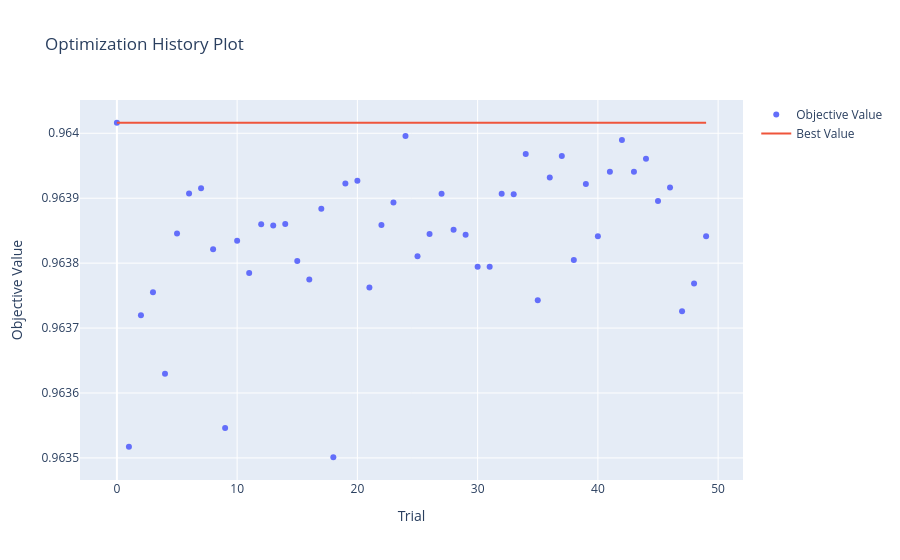

This figure's notebook cell:
### Code cell
try:
    fig = optuna.visualization.plot_optimization_history(study)
    fig.show()
except NameError:
    print("Optuna wasn't run")

### Figure 1 — Plotly figure (JSON) as saved in the notebook; plotly's stock layout.template omitted (floating-point values rounded to 4 significant figures)
{"data": [{"mode": "markers", "name": "Objective Value", "type": "scatter", "x": [0, 1, 2, 3, 4, 5, 6, 7, 8, 9, 10, 11, 12, 13, 14, 15, 16, 17, 18, 19, 20, 21, 22, 23, 24, 25, 26, 27, 28, 29, 30, 31, 32, 33, 34, 35, 36, 37, 38, 39, 40, 41, 42, 43, 44, 45, 46, 47, 48, 49], "y": [0.964, 0.9635, 0.9637, 0.9638, 0.9636, 0.9638, 0.9639, 0.9639, 0.9638, 0.9635, 0.9638, 0.9638, 0.9639, 0.9639, 0.9639, 0.9638, 0.9638, 0.9639, 0.9635, 0.9639, 0.9639, 0.9638, 0.9639, 0.9639, 0.964, 0.9638, 0.9638, 0.9639, 0.9639, 0.9638, 0.9638, 0.9638, 0.9639, 0.9639, 0.964, 0.9637, 0.9639, 0.964, 0.9638, 0.9639, 0.9638, 0.9639, 0.964, 0.9639, 0.964, 0.9639, 0.9639, 0.9637, 0.9638, 0.9638]}, {"mode": "lines", "name": "Best Value", "type": "scatter", "x": [0, 1, 2, 3, 4, 5, 6, 7, 8, 9, 10, 11, 12, 13, 14, 15, 16, 17, 18, 19, 20, 21, 22, 23, 24, 25, 26, 27, 28, 29, 30, 31, 32, 33, 34, 35, 36, 37, 38, 39, 40, 41, 42, 43, 44, 45, 46, 47, 48, 49], "y": [0.964, 0.964, 0.964, 0.964, 0.964, 0.964, 0.964, 0.964, 0.964, 0.964, 0.964, 0.964, 0.964, 0.964, 0.964, 0.964, 0.964, 0.964, 0.964, 0.964, 0.964, 0.964, 0.964, 0.964, 0.964, 0.964, 0.964, 0.964, 0.964, 0.964, 0.964, 0.964, 0.964, 0.964, 0.964, 0.964, 0.964, 0.964, 0.964, 0.964, 0.964, 0.964, 0.964, 0.964, 0.964, 0.964, 0.964, 0.964, 0.964, 0.964]}, {"marker": {"color": "#cccccc"}, "mode": "markers", "name": "Infeasible Trial", "showlegend": false, "type": "scatter", "x": [], "y": []}], "layout": {"title": {"text": "Optimization History Plot"}, "xaxis": {"title": {"text": "Trial"}}, "yaxis": {"title": {"text": "Objective Value"}}}}
